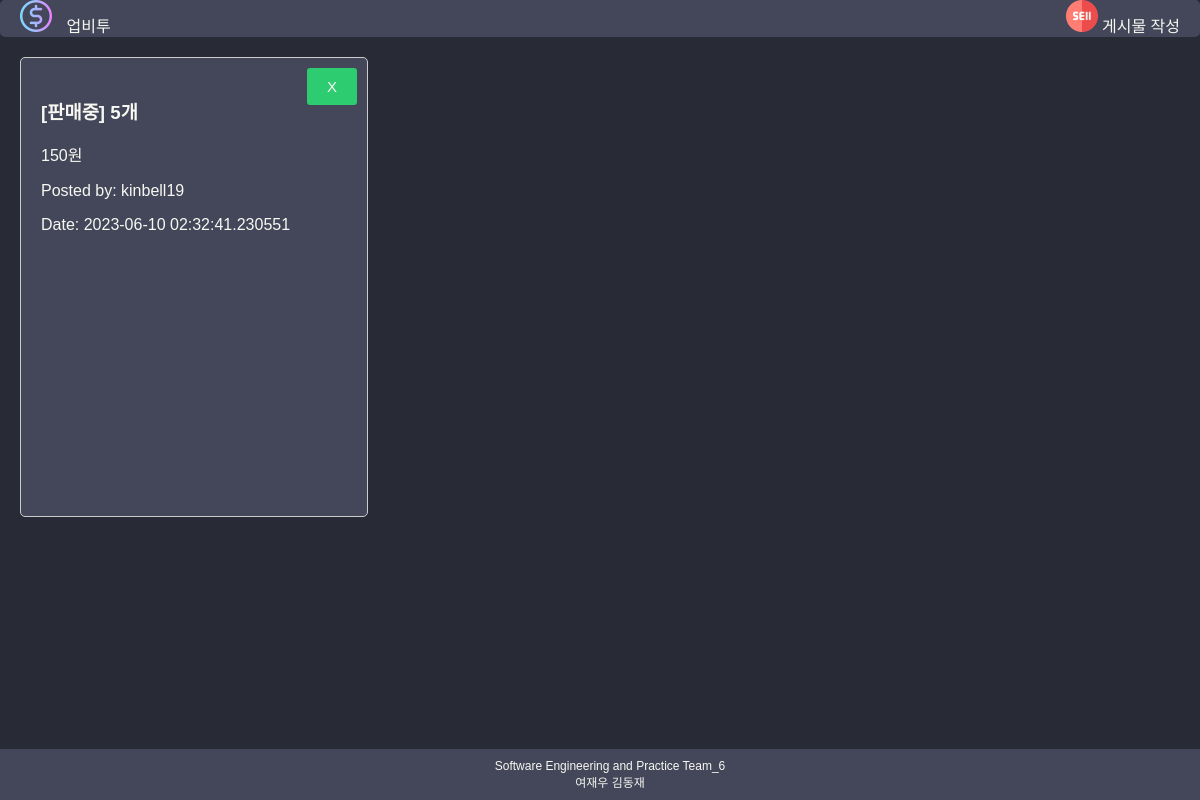
/market (signed in), run on an earlier commit of the app's database.
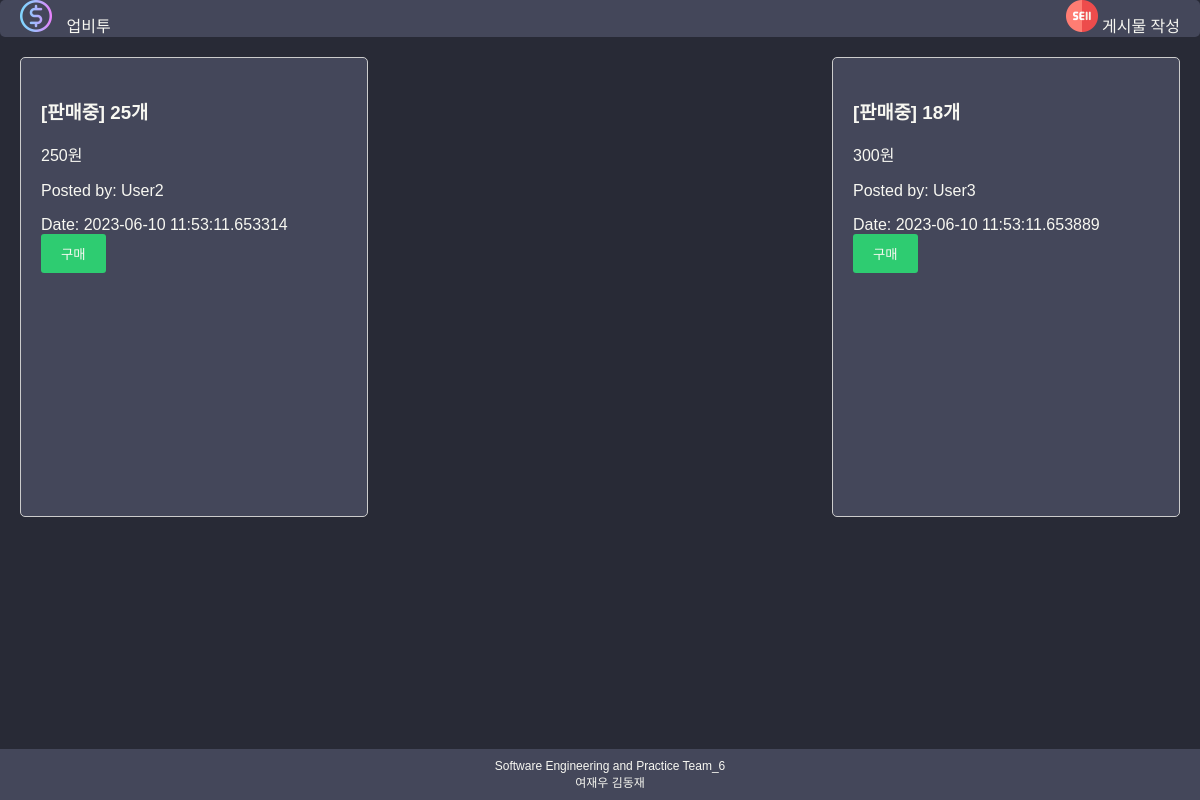
And on a later commit of the database.
### models.py (models this page shows, shortened)
class Post(db.Model):
    __tablename__ = 'post'
    id = db.Column(db.Integer, primary_key=True)
    title = db.Column(db.String(100), nullable=False)
    price = db.Column(db.Integer, nullable=False)
    author = db.Column(db.String(32), nullable=False)
    date = db.Column(db.DateTime, default=datetime.now)

### app.py (the view)
@app.route('/market', methods=['GET'])
def market_page():
    userid = session.get('userid', None)
    form = FlaskForm()
    if userid:
        posts = Post.query.all()
    else:
        posts = []
    return render_template('market.html', posts=posts, userid=userid, form=form)

### templates/market.html (shortened to what this page needs)
<!DOCTYPE html>
<html>
  <head>
    <link rel="stylesheet" href="static/css/style.css" />
  </head>
  <body>
    <header>
      <div class="header-wrapper">
        <div class="logo">
          <a href="/">
            <img src="static/img/coin.png" alt="업비투 로고" />
            업비투
          </a>
        </div>
        <div class="post-link">
          <a class="new-post-link" href="/post"
            ><img src="static/img/sell.png" style="height: 32px" /> 게시물
            작성</a
          >
        </div>
      </div>
    </header>
    <div class="container">
      {% for post in posts %}
      <div class="post">
        <h3>[판매중] {{ post.title }}개</h3>
        <p>{{ post.price }}원</p>
        <p>Posted by: {{ post.author }}</p>
        <p>Date: {{ post.date }}</p>
        {% if post.author == userid %}
        <form class="xbox" action="{{ url_for('delete_post', post_id=post.id) }}" method="POST">
          <input class="delete-button" type="submit" value="X" />
        </form>
        {% else %}
        <a>
          <button type="button" class="confirm-button" data-toggle="modal" data-target="#purchaseModal{{ post.id }}">
            구매</button>
        </a>
        {% endif %}
      </div>
      {% endfor %}
    </div>
    <footer>
      Software Engineering and Practice Team_6 <br />여재우 김동재
    </footer>
  </body>
</html>

### static/css/style.css (style rules this page uses)
body { background-color: #282a36; text-decoration: none; font-family: sans-serif; color: #f8f8f2; overflow-y: auto; margin: 0; padding: 0; height: 100%; }
header { background-color: #44475a; height: 10%; border-radius: 5px; }
.post { position: relative; width: 30%; margin-bottom: 20px; background-color: #44475a; padding: 20px; box-sizing: border-box; border: 1px solid #ccc; border-radius: 5px; }
.post p { margin-bottom: 0; }
.header-wrapper { display: flex; justify-content: space-between; align-items: center; max-width: 100%; margin: 0 auto; height: 100%; padding: 0 20px; }
.logo { display: flex; align-items: center; }
.logo a, .login-button a { text-decoration: none; color: #f8f8f2; }
.logo img { margin-right: 10px; height: 32px; width: 32px; }
.confirm-button { background-color: #2ecc71; color: #f8f8f2; padding: 10px 20px; border: none; border-radius: 3px; cursor: pointer; }
.container { overflow-y: auto; height: 65vh; width: 100%; padding-right: 15px; padding-left: 15px; margin-right: auto; margin-left: auto; }
footer { position: fixed; bottom: 0; width: 100%; text-align: center; font-size: 12px; color: #f8f8f2; padding: 10px; background-color: #44475a; }

### templates/market.html (style rules this page uses)
.container { display: flex; flex-wrap: wrap; justify-content: space-between; padding: 20px; box-sizing: border-box; }
.new-post-link { text-decoration: none; color: #f8f8f2; }

What changed in the data, as far as the page shows it:
removed Post: title "5", price "150", author "kinbell19", date "2023-06-10 02:32:41.230551"
added Post: title "25", price "250", author "User2", date "2023-06-10 11:53:11.653314"
added Post: title "18", price "300", author "User3", date "2023-06-10 11:53:11.653889"
